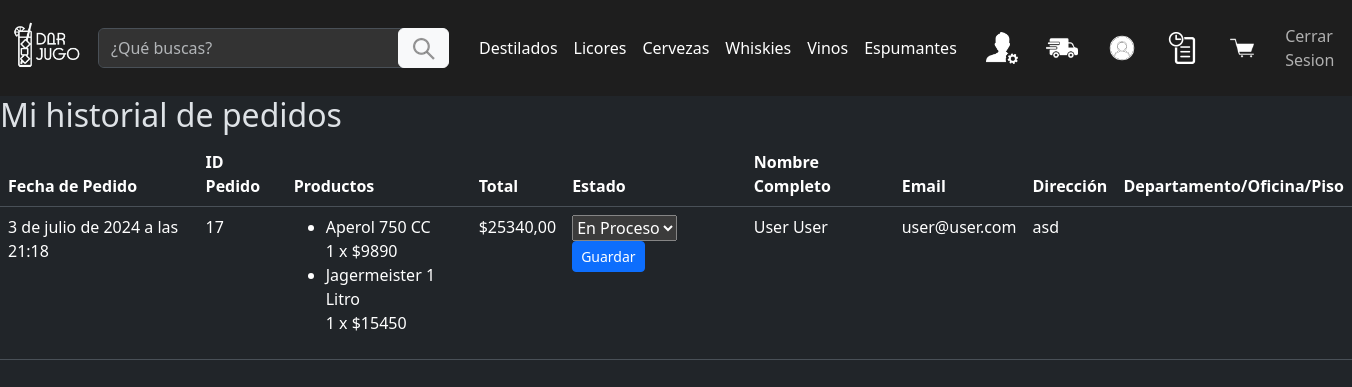
The page /historialEnvio/ (signed in) on the database its author committed.
### aplicacion/models.py (models this page shows, shortened)
class Pedido(models.Model):
    EN_PROCESO = 'En Proceso'
    FINALIZADO = 'Finalizado'
    ESTADO_CHOICES = [
        (EN_PROCESO, 'En Proceso'),
        (FINALIZADO, 'Finalizado'),
    ]
    usuario = models.ForeignKey(settings.AUTH_USER_MODEL, on_delete=models.CASCADE)
    productos = models.TextField()
    subtotal = models.DecimalField(max_digits=10, decimal_places=2)
    fecha_pedido = models.DateTimeField(default=timezone.now)
    nombre_completo = models.CharField(max_length=255)
    email = models.EmailField()
    direccion = models.TextField()
    departamento_oficina_piso = models.CharField(max_length=100, blank=True, null=True)
    estado = models.CharField(max_length=10, choices=ESTADO_CHOICES, default=EN_PROCESO)

### aplicacion/views.py (the view, shortened to what this page needs)
# urls.py: path('historialEnvio/',historialEnvio,name='historialEnvio'),
@staff_required
def historialEnvio(request):
    pedidos = Pedido.objects.order_by('-fecha_pedido')
    pedidos=list(pedidos)
    for i in pedidos:
        i.productos=i.productos.replace("\'", "\"")
        i.productos=json.loads(i.productos)
    form=PedidoForm()
    datos = {
        'pedidos': pedidos,
        'form':form
    }
    return render(request,'aplicacion/historialEnvio.html',datos)

### aplicacion/forms.py
class PedidoForm(forms.ModelForm):
    class Meta:
        model= Pedido
        fields = ['estado']

### aplicacion/decoradores.py (called while the page is built)
def staff_required(view_func):
    @wraps(view_func)
    def _wrapped_view(request, *args, **kwargs):
        if not request.user.is_authenticated or not request.user.is_staff:
            return redirect('index')  # Redirigir al índice
        return view_func(request, *args, **kwargs)
    return _wrapped_view

### aplicacion/templates/aplicacion/historialEnvio.html (shortened to what this page needs)
{% extends "aplicacion/base_opciones_user.html" %}
{% load static %}
{% block contenido %}
{% if pedidos %}
    <h2>Mi historial de pedidos</h2>
    <table class="table">
        <thead>
            <tr>
                <th>Fecha de Pedido</th>
                <th>ID Pedido  </th>
                <th>Productos</th>
                <th>Total</th>
                <th>Estado</th>
                <th>Nombre Completo</th>
                <th>Email</th>
                <th>Dirección</th>
                <th>Departamento/Oficina/Piso</th>
            </tr>
        </thead>
        <tbody>
            {% for pedido in pedidos %}
            <tr>
                <td>{{ pedido.fecha_pedido }}</td>
                <td>{{ pedido.id }}</td>
                <td>
                    <ul>
                        {% for productos in pedido.productos %}
                            <li>
                                 {{ productos.nombre }}<br>
                                 {{productos.cantidad}} x ${{ productos.precio_unitario }}<br>
                            </li>
                        {% endfor %}
                    </ul>
                </td>
                <td>${{ pedido.subtotal }}</td>
                <td>                    <form action="{% url 'historialEnvio' %}" method="post">
                    <select name="estado">
                        {% for key, value in pedido.ESTADO_CHOICES %}
                            <option value="{{ key }}" {% if pedido.estado == key %}selected{% endif %}>{{ value }}</option>
                        {% endfor %}
                    </select>
                    <button type="submit" class="btn btn-primary btn-sm">Guardar</button>
                </form></td>
                <td>{{ pedido.nombre_completo }}</td>
                <td>{{ pedido.email }}</td>
                <td>{{ pedido.direccion }}</td>
                <td>{{ pedido.departamento_oficina_piso }}</td>
            </tr>
            {% endfor %}
        </tbody>
    </table>
{% endif %}
{% endblock contenido %}

### aplicacion/static/aplicacion/css/style.css (style rules this page uses)
body { display: flex; flex-direction: column; min-height: 100vh; margin: 0; }

### rows shown on the page
Pedido: fecha_pedido "3 de julio de 2024 a las 21:18", id "17", nombre "Aperol 750 CC" "Jagermeister 1 Litro", cantidad "1" "1", precio_unitario "9890" "15450", subtotal "25340,00", estado "En Proceso", nombre_completo "User User", email "user@user.com", direccion "asd"
